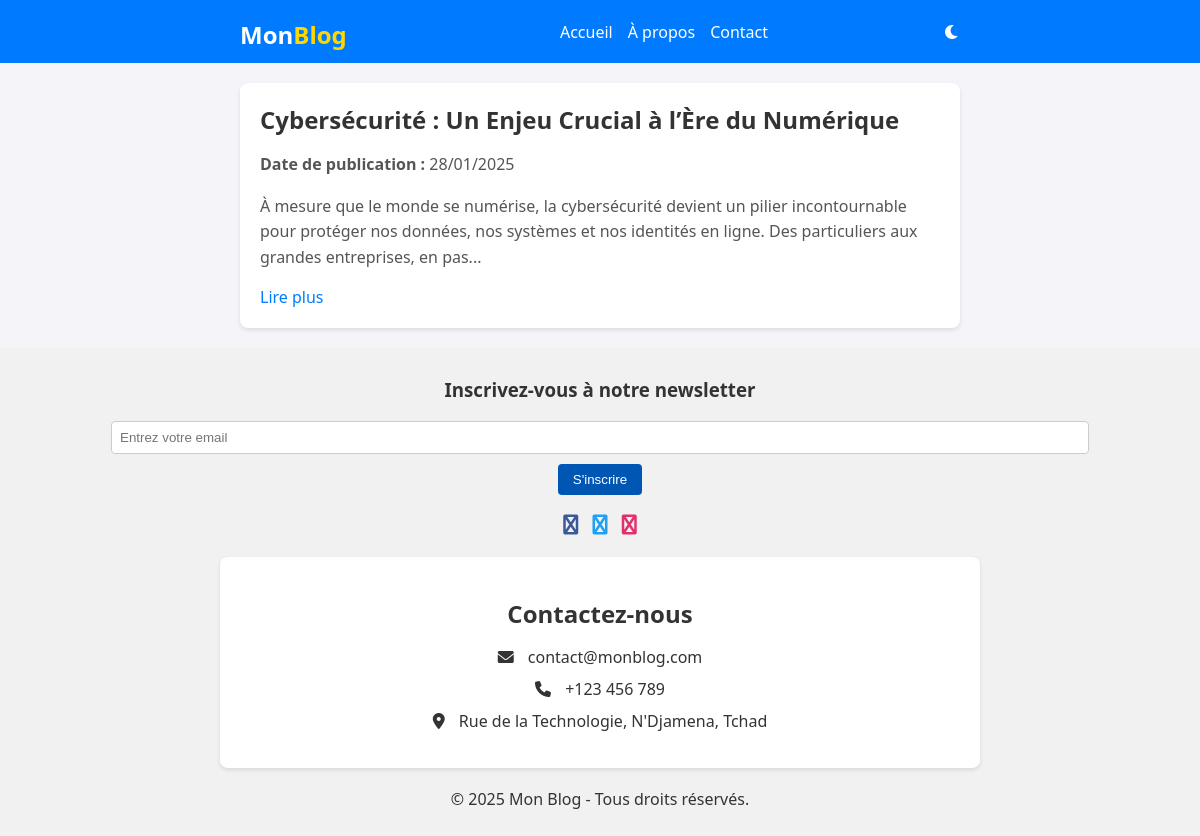
The app's page /, older data.
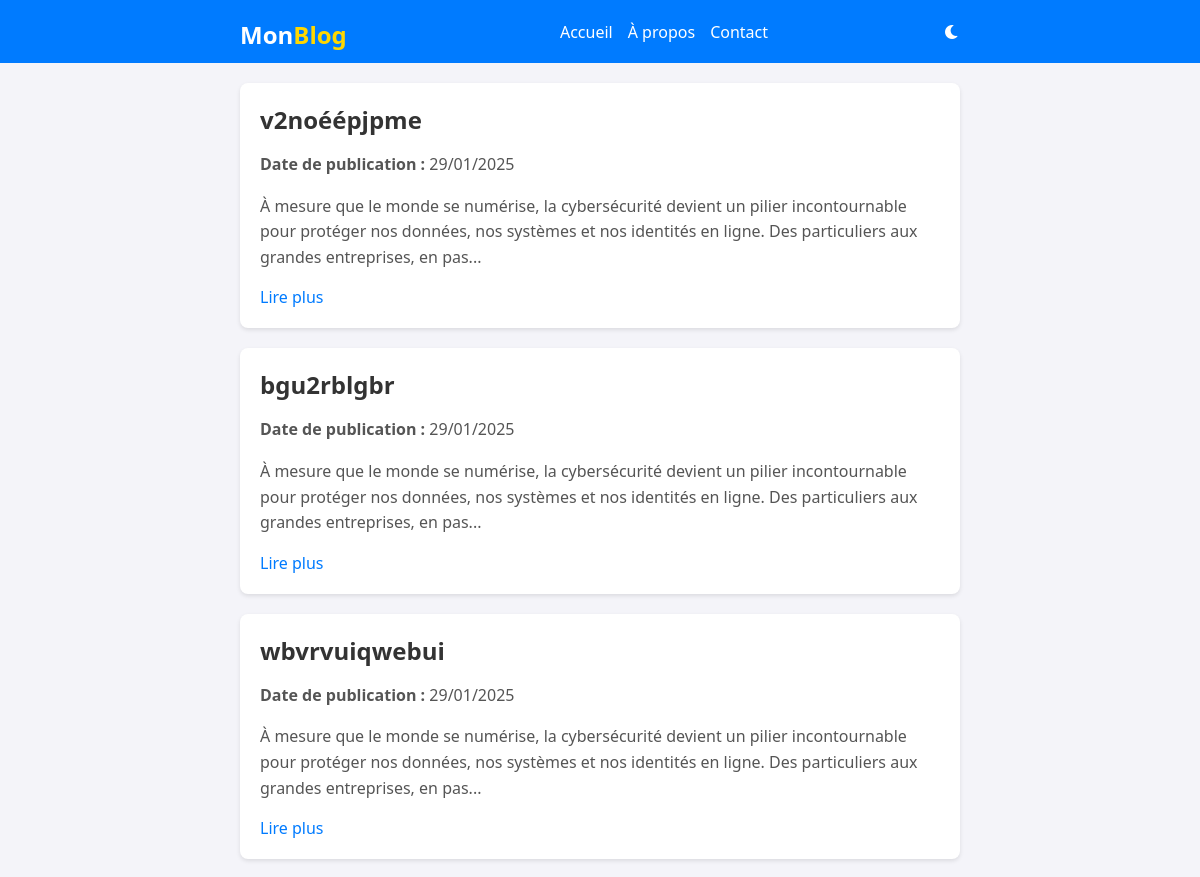
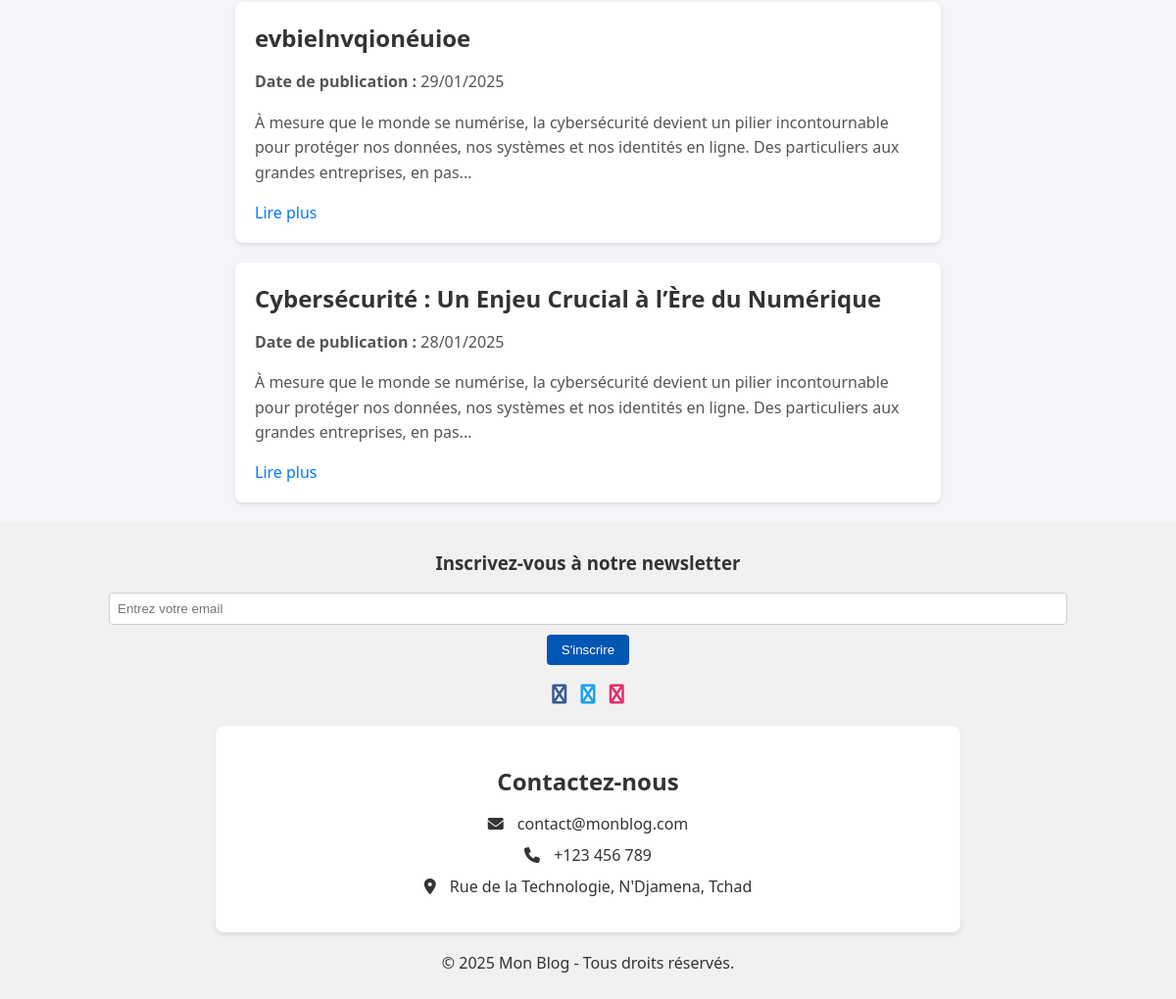
The same page, newer data (2 pictures, top to bottom).
### blog/models.py (models this page shows, shortened)
class Article(models.Model):
    titre = models.CharField(max_length=200)
    contenu = models.TextField()
    date_publication = models.DateTimeField(auto_now_add=True)
    likes = models.PositiveIntegerField(default=0)

### blog/views.py (the view)
# urls.py: path('', views.liste_articles, name='liste_articles'),  # Page d'accueil
def liste_articles(request):
    articles = Article.objects.order_by('-date_publication')  # Trier par date décroissante
    return render(request, 'liste_articles.html', {'articles': articles})

### blog/templates/liste_articles.html (shortened to what this page needs)
<!DOCTYPE html>
<html lang="fr">
<head>
    <link rel="stylesheet" href="https://cdnjs.cloudflare.com/ajax/libs/font-awesome/6.0.0-beta3/css/all.min.css">
</head>
<body>
    <header>
        <div class="container">
            <div class="logo">
                <h1><span>Mon</span><span class="highlight">Blog</span></h1>
            </div>
            <nav>
                <a href="#">Accueil</a>
                <a href="#">À propos</a>
                <a href="#contact">Contact</a>
            </nav>
            <i class="fas fa-moon theme-icon"></i>
        </div>
    </header>
    <main class="container">
        {% for article in articles %}
        <div class="article">
            <h2>{{ article.titre }}</h2>
            <p><strong>Date de publication :</strong> {{ article.date_publication|date:"d/m/Y" }}</p>
            <p>{{ article.contenu|slice:":200" }}...</p>
            <a href="{% url 'detail_article' article.id %}">Lire plus</a>
        </div>
        {% endfor %}
    </main>
    <footer>
        <div class="newsletter">
            <h3>Inscrivez-vous à notre newsletter</h3>
            <form action="#" method="post">
                <input type="email" name="email" placeholder="Entrez votre email">
                <button type="submit">S'inscrire</button>
            </form>
        </div>
        <div class="social-links">
            <a href="#" class="fa fa-facebook"></a>
            <a href="#" class="fa fa-twitter"></a>
            <a href="#" class="fa fa-instagram"></a>
        </div>
        <div id="contact" class="contact">
            <h2>Contactez-nous</h2>
            <ul class="contact-info">
                <li><i class="fas fa-envelope"></i> contact@monblog.com</li>
                <li><i class="fas fa-phone"></i> +123 456 789</li>
                <li><i class="fas fa-map-marker-alt"></i> Rue de la Technologie, N'Djamena, Tchad</li>
            </ul>
        </div>
        <p>&copy; 2025 Mon Blog - Tous droits réservés.</p>
    </footer>
</body>
</html>

### blog/templates/liste_articles.html (style rules this page uses)
body { font-family: 'Segoe UI', Tahoma, Geneva, Verdana, sans-serif; margin: 0; padding: 0; background-color: #f4f4f9; color: #333; display: flex; flex-direction: column; min-height: 100vh; transition: background-color 0.3s, color 0.3s; }
header { background-color: #007bff; color: #fff; padding: 10px 0; }
header .container { display: flex; justify-content: space-between; align-items: center; position: relative; }
header h1 { margin: 0; }
.logo { display: flex; justify-content: flex-start; width: 20%; }
.logo span { font-size: 1.5rem; }
.logo .highlight { color: gold; }
nav { display: flex; gap: 15px; justify-content: center; flex: 1; }
nav a { color: #fff; text-decoration: none; }
.theme-icon { cursor: pointer; transition: transform 0.3s ease; }
.container { width: 60%; margin: 0 auto; flex: 1; }
.article { background: #fff; margin: 20px 0; padding: 20px; border-radius: 8px; box-shadow: 0 2px 4px rgba(0, 0, 0, 0.1); transition: transform 0.2s; }
.article h2 { margin: 0 0 10px; }
.article p { color: #555; line-height: 1.6; }
.article a { color: #007bff; text-decoration: none; }
footer { background-color: #f1f1f1; color: #333; padding: 10px 0; text-align: center; }
footer form { display: flex; justify-content: center; gap: 10px; flex-direction: column; align-items: center; width: 100%; }
footer input[type="email"] { padding: 8px; border-radius: 4px; border: 1px solid #ccc; width: 80%; }
footer button { padding: 8px 15px; border: none; border-radius: 4px; background-color: #0056b3; color: #fff; cursor: pointer; }
.social-links { margin-top: 20px; }
.social-links a { margin: 0 5px; text-decoration: none; font-size: 20px; }
.social-links .fa-facebook { color: #3b5998; }
.social-links .fa-twitter { color: #1da1f2; }
.social-links .fa-instagram { color: #e1306c; }
.contact { background: #fff; padding: 20px; border-radius: 8px; box-shadow: 0 2px 4px rgba(0, 0, 0, 0.1); margin: 20px auto; width: 60%; text-align: center; }
.contact h2 { margin-bottom: 10px; }
.contact-info { list-style: none; padding: 0; }
.contact-info li { margin: 10px 0; }
.contact-info i { margin-right: 10px; }
@media (min-width: 769px) { nav { display: flex; } }

Row changes from the older to the newer data that the page shows:
added Article: titre "v2noéépjpme", date_publication "29/01/2025", contenu "À mesure que le monde se numérise, la cybersécurité devient un pilier incontournable pour protéger nos données, nos systèmes et nos identités en ligne. Des particuliers aux grandes entreprises, en pas"
added Article: titre "bgu2rblgbr", date_publication "29/01/2025", contenu "À mesure que le monde se numérise, la cybersécurité devient un pilier incontournable pour protéger nos données, nos systèmes et nos identités en ligne. Des particuliers aux grandes entreprises, en pas"
added Article: titre "wbvrvuiqwebui", date_publication "29/01/2025", contenu "À mesure que le monde se numérise, la cybersécurité devient un pilier incontournable pour protéger nos données, nos systèmes et nos identités en ligne. Des particuliers aux grandes entreprises, en pas"
added Article: titre "evbielnvqionéuioe", date_publication "29/01/2025", contenu "À mesure que le monde se numérise, la cybersécurité devient un pilier incontournable pour protéger nos données, nos systèmes et nos identités en ligne. Des particuliers aux grandes entreprises, en pas"
